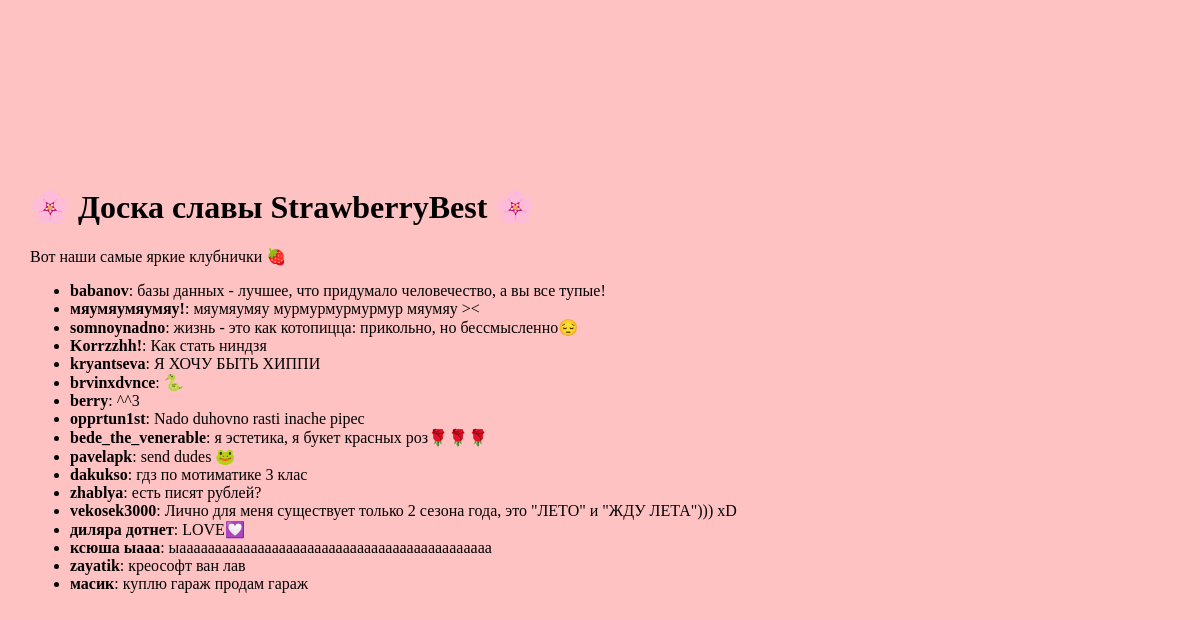
Screenshot of /hall_of_fame with the database file from the repository.
### tables this page shows
CREATE TABLE users (
    id INTEGER PRIMARY KEY AUTOINCREMENT,
    username TEXT,
    tg_username TEXT,
    manifest TEXT
);

### app.py (the view)
@app.route('/hall_of_fame')
def hall_of_fame():
    db = get_db()
    users = db.execute("SELECT username, manifest FROM users").fetchall()
    return render_template('hall_of_fame.html', users=users)

### app.py (called while the page is built)
def get_db():
    db = getattr(g, '_database', None)
    if db is None:
        db = g._database = sqlite3.connect(DATABASE)
    return db

@app.teardown_appcontext
def close_connection(exception):
    db = getattr(g, '_database', None)
    if db is not None:
        db.close()

### templates/hall_of_fame.html (shortened to what this page needs)
<!DOCTYPE html>
<html lang="ru">
<head>
    <link rel="stylesheet" href="/static/glitter.css">
</head>
<body>
    <div>
        <h1>🌸 Доска славы StrawberryBest 🌸</h1>
        <p>Вот наши самые яркие клубнички 🍓</p>
        <ul>
            {% for user in users %}
                <li><strong>{{ user[0] }}</strong>: {{ user[1] }}</li>
            {% endfor %}
        </ul>
    </div>
</body>
</html>

### static/glitter.css (style rules this page uses)
body { background: linear-gradient(to bottom, #ffc2c2, #ffc2c2); position: relative; font-family: Comic Sans MS, cursive; min-height: 95vh; display: flex; flex-direction: column; justify-content: center; align-content: center; margin-left: 30px; }
body::before { content: ""; background-image: url("glitter_bg.png"); background-size: cover; opacity: 0.2; position: fixed; top: 0; left: 0; right: 0; bottom: 0; z-index: -1; pointer-events: none; }

### rows the page displays
users: username "babanov", manifest "базы данных - лучшее, что придумало человечество, а вы все тупые!"
users: username "мяумяумяумяу!", manifest "мяумяумяу мурмурмурмурмур мяумяу ><"
users: username "somnoynadno", manifest "жизнь - это как котопицца: прикольно, но бессмысленно😔"
users: username "Korrzzhh!", manifest "Как стать ниндзя"
users: username "kryantseva", manifest "Я ХОЧУ БЫТЬ ХИППИ"
users: username "brvinxdvnce", manifest "🐍"
users: username "berry", manifest "^^3"
users: username "opprtun1st", manifest "Nado duhovno rasti inache pipec"
users: username "bede_the_venerable", manifest "я эстетика, я букет красных роз🌹🌹🌹"
users: username "pavelapk", manifest "send dudes 🐸"
users: username "dakukso", manifest "гдз по мотиматике 3 клас"
users: username "zhablya", manifest "есть писят рублей?"
users: username "vekosek3000", manifest "Лично для меня существует только 2 сезона года, это \"ЛЕТО\" и \"ЖДУ ЛЕТА\"))) xD"
users: username "диляра дотнет", manifest "LOVE💟"
users: username "ксюша ыааа", manifest "ыаааааааааааааааааааааааааааааааааааааааааааа"
users: username "zayatik", manifest "креософт ван лав"
users: username "масик", manifest "куплю гараж продам гараж"
